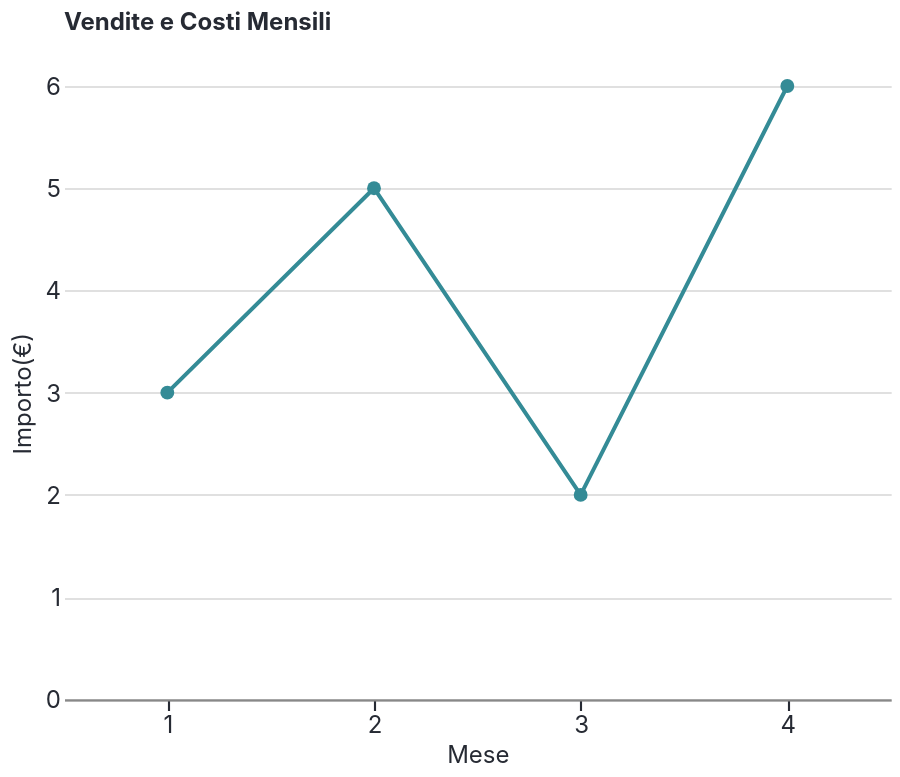

The notebook cell saved with this chart:
### Code cell
# stesso grafico di sopra ma in altair
import altair as alt
import pandas as pd

mbs.enable_altair_theme()

data = pd.DataFrame({
    'Mese': [1, 2, 3, 4],
    'Importo': [3, 5, 2, 6]
})
chart = alt.Chart(data).mark_line(point=True).encode(
    x=alt.X('Mese', type='ordinal', title='Mese'),
    y=alt.Y('Importo', title='Importo(€)' ),
).properties(
    title='Vendite e Costi Mensili',
)
chart

### Figure 1 — Vega-Lite specification as saved in the notebook (floating-point values rounded to 4 significant figures)
{"config": {"background": "#ffffff", "font": "Inter, sans-serif", "mark": {"color": "#348b96"}, "rect": {"stroke": "#ffffff", "strokeWidth": 0.8, "cornerRadius": 0.0}, "title": {"color": "#262A33", "anchor": "start", "dy": -15, "fontSize": 12.0, "font": "Inter, sans-serif", "fontWeight": "700", "frame": "group"}, "axis": {"labelColor": "#262A33", "labelFontSize": 12.0, "labelFont": "Inter, sans-serif", "labelFontWeight": "400", "titleColor": "#262A33", "titleFontSize": 12.0, "titleFont": "Inter, sans-serif", "titleFontWeight": "400", "grid": true, "gridColor": "#e0e0e0", "labelAngle": 0, "domainWidth": 1.067, "labelPadding": 2, "tickWidth": 1.067}, "axisX": {"grid": false, "ticks": true, "tickSize": 5.333, "tickWidth": 1.067, "tickColor": "#262A33", "domainWidth": 1.067}, "axisY": {"grid": true, "gridWidth": 1.067, "gridColor": "#e0e0e0", "ticks": false, "tickSize": 0, "domain": false}, "legend": {"labelFontSize": 9.333, "padding": 1, "symbolType": "square", "labelFont": "Inter, sans-serif", "titleFont": "Inter, sans-serif"}, "style": {"guide-label": {"font": "Inter, sans-serif", "fill": "#262A33"}, "guide-title": {"font": "Inter, sans-serif", "fill": "#262A33"}}, "range": {"category": ["#348b96", "#981a40", "#534e93", "#a0a369", "#d5aa00", "#7b7284", "#d67335"], "diverging": ["#348b96", "#5ea09c", "#8bb4a6", "#b5c7b5", "#dcdbcb", "#fff1e6", "#ebc7bc", "#d89d97", "#c47375", "#af4958", "#981a40"], "ordinal": ["#a4f8ff", "#8ee2ed", "#77cbd7", "#61b5c0", "#4ba0ab", "#348b96", "#187681", "#00626d", "#004f59", "#003c46", "#002a34"], "ramp": ["#a4f8ff", "#8ee2ed", "#77cbd7", "#61b5c0", "#4ba0ab", "#348b96", "#187681", "#00626d", "#004f59", "#003c46", "#002a34"], "heatmap": ["#a4f8ff", "#8ee2ed", "#77cbd7", "#61b5c0", "#4ba0ab", "#348b96", "#187681", "#00626d", "#004f59", "#003c46", "#002a34"], "teal": ["#a4f8ff", "#8ee2ed", "#77cbd7", "#61b5c0", "#4ba0ab", "#348b96", "#187681", "#00626d", "#004f59", "#003c46", "#002a34"], "burgundy": ["#e5647e", "#d55671", "#c54864", "#b63a58", "#a72b4b", "#981a40", "#880134", "#790029", "#6b001e", "#5c0013", "#4d0009"], "neutral": ["#ffffff", "#f5f5f5", "#e0e0e0", "#ccc2d6", "#b7adc1", "#a299ac", "#8e8597", "#7b7284", "#5b566b", "#4f4b5f", "#443f53"], "purple": ["#9694df", "#8885cf", "#7a77c0", "#6d69b1", "#5f5ba1", "#534e93", "#464084", "#3a3375", "#2f2667", "#241959", "#1a0a4b"], "olive": ["#e5ecC5", "#d6ddb1", "#c8ce9d", "#bcc08a", "#aeb177", "#a0a369", "#939761", "#858852", "#777a43", "#6a6c34", "#5d5f26"], "gold": ["#fff865", "#ffe952", "#ffd93f", "#f9ca2d", "#e8ba1a", "#d5aa00", "#b29700", "#a08700", "#8e7800", "#7c6900", "#6b5a00"], "rust": ["#ffc78a", "#ffb579", "#ffa468", "#fa9357", "#e88346", "#d67335", "#c46221", "#b25205", "#a04200", "#8f3200", "#7e2100"]}, "point": {"filled": true, "size": 48.07}, "line": {"strokeWidth": 2.0, "strokeCap": "round", "strokeJoin": "round"}, "view": {"stroke": "transparent", "continuousWidth": 413.3, "continuousHeight": 306.7, "discreteWidth": 413.3, "discreteHeight": 306.7}}, "data": {"name": "data-2ff5c2915b21c22b1516373f8522d1b3"}, "mark": {"type": "line", "point": true}, "encoding": {"x": {"field": "Mese", "title": "Mese", "type": "ordinal"}, "y": {"field": "Importo", "title": "Importo(€)", "type": "quantitative"}}, "title": "Vendite e Costi Mensili", "$schema": "https://vega.github.io/schema/vega-lite/v5.20.1.json", "datasets": {"data-2ff5c2915b21c22b1516373f8522d1b3": [{"Mese": 1, "Importo": 3}, {"Mese": 2, "Importo": 5}, {"Mese": 3, "Importo": 2}, {"Mese": 4, "Importo": 6}]}}
